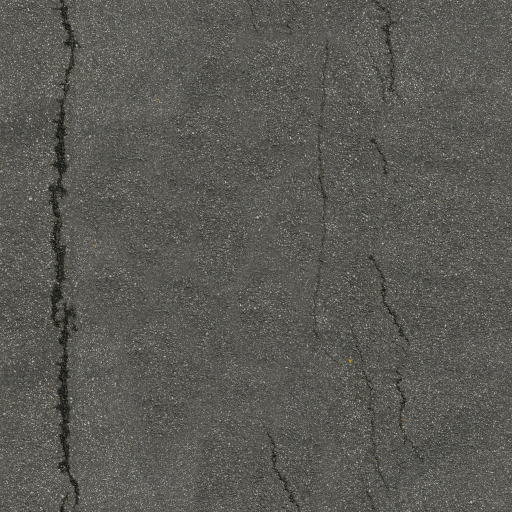
#> input picture scripts/blender/pbr/asphalt_02/1k/asphalt_02_diff_1k.jpg, 1024 x 1024 px (shown at 1/2 size)
$ python -i compose_plate_poc_comparison.py   (imports and definitions only)
#> lines starting #> are read from the running program, lines starting #| are printed output that depends on the picture
#> further down, picture is the input picture: PIL image 1024x1024 RGB; mean R, G, B 90.4, 89.8, 84.6
"""Phase 0 PoC 합성 하네스: 3자 비교 시트 + 캐릭터 합성 샘플 1컷 + 정량 지표.

 렌더(Blender)와 분리된 시스템 Python 단계다. 입력은 파일 단위로만 받는다:
   --current     현재 플레이트 (제품 Three 캡처 또는 v5 EEVEE 썸네일)
   --cycles      Cycles beauty (render_convenience_store_night_plate_poc.py 산출)
   --cycles-lt   Cycles에 제품 LT 파이프라인(선화+cel 톤)을 적용한 결과
   --character   (선택) 투명 배경 캐릭터 컷아웃 PNG — 합성 샘플 제작용
   --manifest    (선택) 렌더 매니페스트. 있으면 lt 구간(edgeRetention·
                 compositePresent)을 채워 다시 쓴다. 판정은 TS 판정기의 몫이다.

 산출물:
   comparison.png  3자 비교 시트 (현재 / Cycles / Cycles+LT, 라벨 바 포함)
   composite.png   --character가 있을 때만: LT 플레이트 + 접지 그림자 + 톤 매칭 합성 1컷
   metrics.json    패널별 선명도(엣지 에너지)·엣지 비율, LT 엣지 유지율,
                   캐릭터 톤 델타(합성 전/후) — §6 성공 기준의 정량 기록.

 엣지 유지율은 기준(Cycles) 엣지 픽셀별로 ±2px 안에 LT 엣지가 있는지를 세는
 비율이다 (LT 엣지를 5x5 팽창해 기준 엣지와 교집합). 잉크선은 FIND_EDGES 응답이
 선 자체가 아니라 그 양옆에 생기고(어두운 선 중심의 라플라시안 응답은 음수로
 잘린다), LT 선화는 1px 안팎으로 이동할 수 있어, 픽셀 정확 일치를 요구하면 실제
 품질과 무관하게 0으로 무너진다 (합성 픽스처 실측: 정확 일치 0.0).
 주의: 팽창한 기준 마스크의 면적을 분모로 쓰면 허용 반경을 넓힐수록 수치가
 오히려 떨어지는 가짜 지표가 된다 — 분모는 항상 기준 엣지 픽셀 수다.
 TS의 computeStudioBg3dPlateEdgeRetention도 같은 정의를 ±1px로 구현한다.

 의존성: Pillow만 쓴다 (Blender 내장 Python이 아닌 시스템 Python으로 실행).
"""

from __future__ import annotations

import argparse
import json
import sys
from pathlib import Path

from PIL import Image, ImageDraw, ImageFilter

PANEL_HEIGHT = 800
LABEL_HEIGHT = 48
EDGE_THRESHOLD = 28

LABELS = (
    "1  CURRENT - Three.js / EEVEE thumb, 128px texture",
    "2  CYCLES PLATE - PBR 1K + HDRI + practical lights, 256 samples",
    "3  CYCLES + LT - line & tone on the Cycles plate",
)


# [4 lines left out: function load_rgb, not called in this run]


def edge_map(image: Image.Image) -> Image.Image:
    gray = image.convert("L")
    edges = gray.filter(ImageFilter.FIND_EDGES)
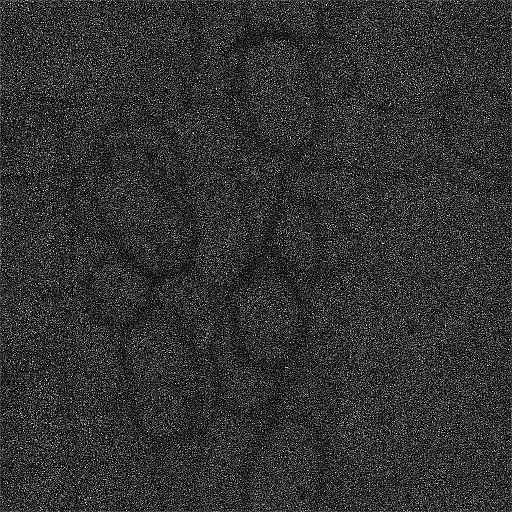
#> edges: PIL image 1024x1024 L (shown at 1/2 size); min 0, max 255, mean 50
    return edges.point(lambda value: 255 if value >= EDGE_THRESHOLD else 0)
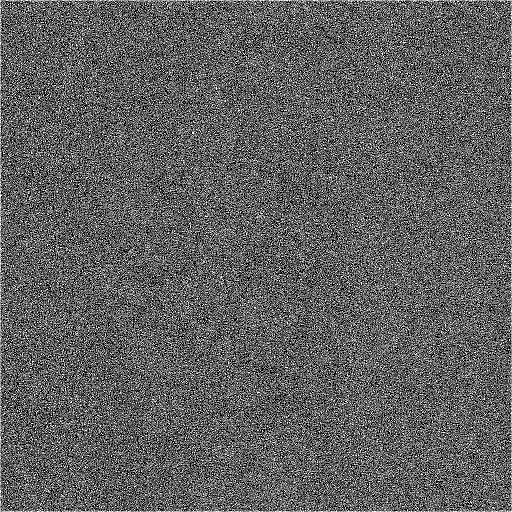
#> returned value: PIL image 1024x1024 L (shown at 1/2 size); 37.7% white in thin lines or dots


# [183 lines left out: functions edge_ratio, sharpness, edge_retention, mean_luminance, fit_panel, build_comparison and 3 more, not called in this run]


# [2 lines not run here, left out]

>>> from PIL import Image
>>> picture = Image.open('pbr/asphalt_02/1k/asphalt_02_diff_1k.jpg')
>>> result = edge_map(picture)
